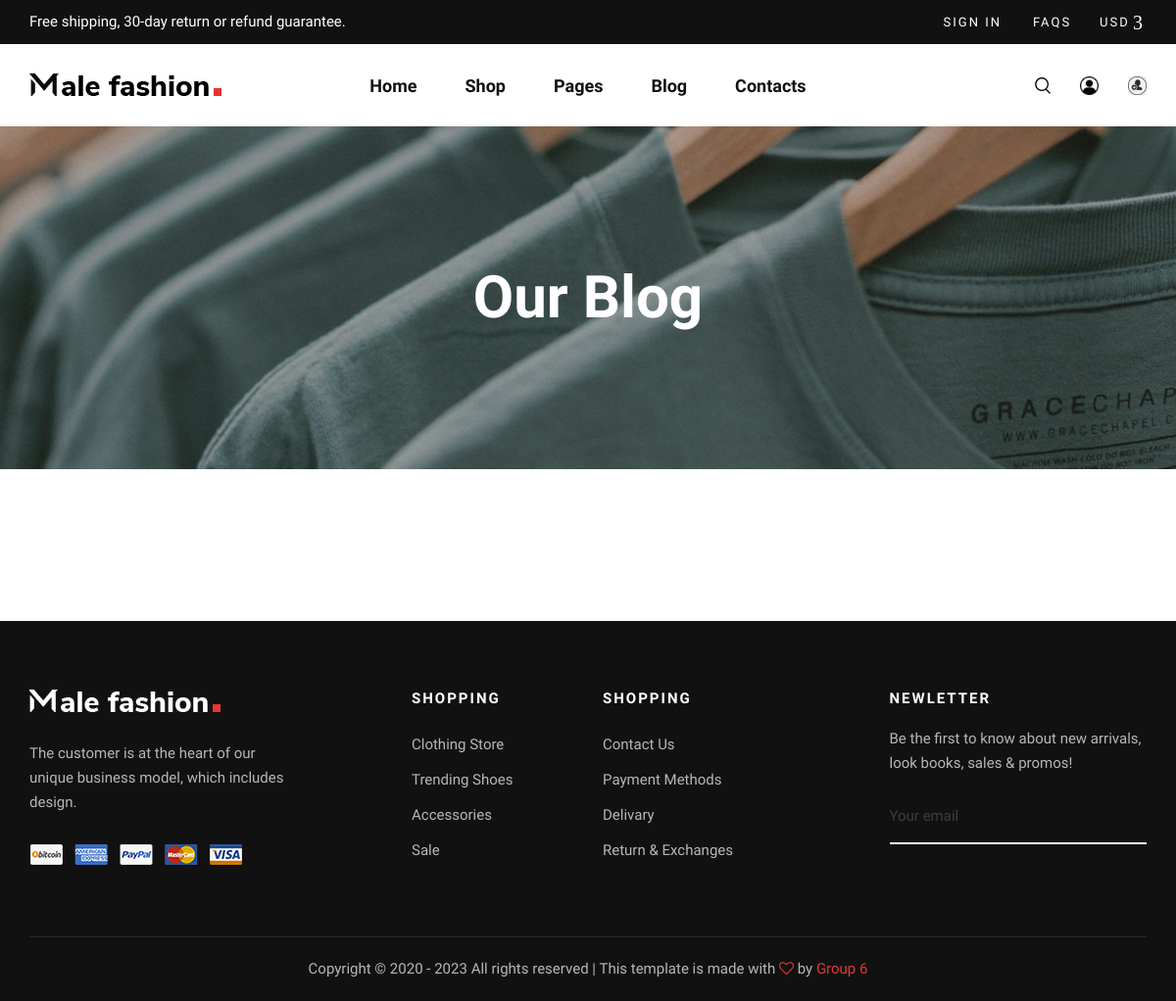
/blog, run on an earlier commit of the app's database.
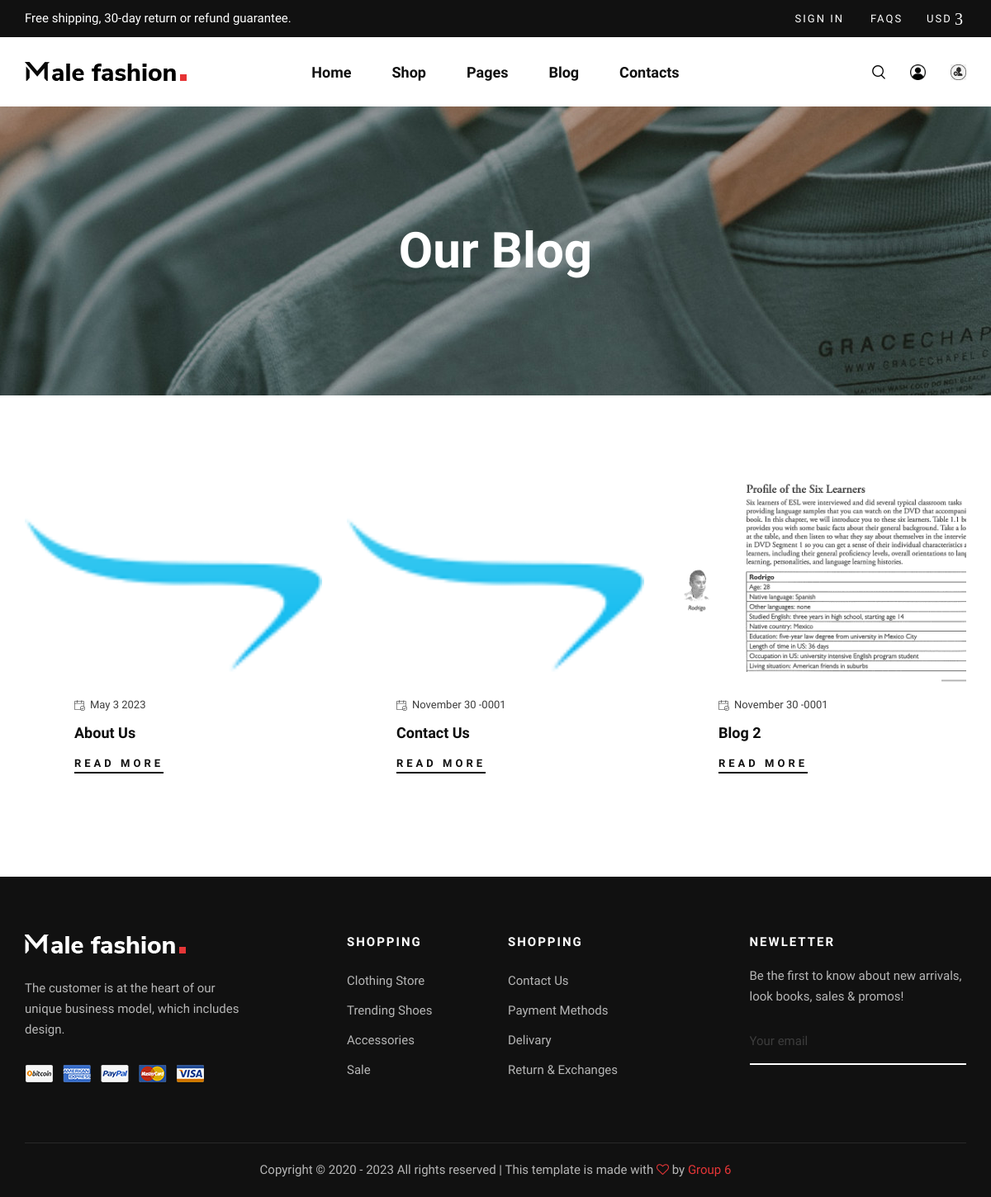
And on a later commit of the database.
### tables this page shows
CREATE TABLE `blogs` (
  `blog_id` int(11) NOT NULL,
  `name` varchar(255) NOT NULL,
  `description` text NOT NULL,
  `meta_title` varchar(255) NOT NULL,
  `image` varchar(255) DEFAULT NULL,
  `top` int(1) NOT NULL DEFAULT 0,
  `sort_order` int(11) NOT NULL DEFAULT 0,
  `status` tinyint(1) NOT NULL DEFAULT 1,
  `createdAt` datetime NOT NULL DEFAULT current_timestamp(),
  `updatedAt` datetime NOT NULL DEFAULT current_timestamp()
);

### model/Blog.php (called while the page is built, shortened)
<?php
require("./conn.php");
class Blog implements Model {
    public static function findAll() {
        global $conn;
        $sql = "SELECT * FROM blogs";
        $stmt = $conn->prepare($sql);
        $stmt->execute();
        return $stmt;
    }
  }
?>

### views/front/layout/blog.php (the view, shortened to what this page needs)
<?php
    require_once("./model/Blog.php");
    $blogs = Blog::findAll();
?>
 <section class="breadcrumb-blog set-bg" data-setbg="public/assets/client/img/breadcrumb-bg.jpg">
        <div class="container">
            <div class="row">
                <div class="col-lg-12">
                    <h2>Our Blog</h2>
                </div>
            </div>
        </div>
    </section>
    <section class="blog spad">
        <div class="container">
            <div class="row">
                <?php
                    if ($blogs->rowCount() > 0) {
                        while($blog = $blogs->fetch(PDO::FETCH_ASSOC)) {
                ?>
                        <div class="col-lg-4 col-md-6 col-sm-6">
                            <div class="blog__item">
                                <div class="blog__item__pic set-bg" data-setbg="<?=$blog["image"] == null ? "/public/assets/no_image.png" : "/public/images/blog/" . $blog["image"]?>"></div>
                                <div class="blog__item__text">
                                    <span><img src="/public/assets/client/img/icon/calendar.png" alt=""><?=date("F j Y", strtotime($blog["createdAt"]))?></span>
                                    <h5><?=$blog["name"]?></h5>
                                    <a href="/post?blog_id=<?=$blog['blog_id']?>">Read More</a>
                                </div>
                            </div>
                        </div>
                <?php
                        }
                    }
                ?>
            </div>
        </div>
    </section>

### index.php (shortened to what this page needs)
<?php
    $relative_path = $_SERVER["REQUEST_URI"];
    $file_path = Route::getRouteFile($relative_path);
    $end_point = strpos($relative_path, "admin") ? "admin" : "front";
    if(strpos($relative_path, "/api/") !== false){
        require_once($file_path);
    }
    else{
?>
<html>
<head>
    <?php
        require_once("./views/" . $end_point . "/component/head.php");
    ?>
</head>
<body>
    <?php
        require_once("./views/" . $end_point . "/component/header.php");
        require_once($file_path);
        require_once("./views/" . $end_point . "/component/footer.php");
    ?>
</body>
</html>
<?php
    }
?>

### views/front/component/head.php (shortened to what this page needs)
<link rel="stylesheet" href="/public/assets/client/css/bootstrap.min.css" type="text/css">
<link rel="stylesheet" href="/public/assets/client/css/font-awesome.min.css" type="text/css">
<link rel="stylesheet" href="/public/assets/client/css/elegant-icons.css" type="text/css">
<link rel="stylesheet" href="/public/assets/client/css/magnific-popup.css" type="text/css">
<link rel="stylesheet" href="/public/assets/client/css/nice-select.css" type="text/css">
<link rel="stylesheet" href="/public/assets/client/css/owl.carousel.min.css" type="text/css">
<link rel="stylesheet" href="/public/assets/client/css/slicknav.min.css" type="text/css">
<link rel="stylesheet" href="/public/assets/client/css/style.css" type="text/css">
<link href="https://cdn.jsdelivr.net/npm/sweetalert2@11.7.3/dist/sweetalert2.min.css" rel="stylesheet">

### views/front/component/header.php (shortened to what this page needs)
<header class="header">
    <div class="header__top">
        <div class="container">
            <div class="row">
                <div class="col-lg-6 col-md-7">
                    <div class="header__top__left">
                        <p>Free shipping, 30-day return or refund guarantee.</p>
                    </div>
                </div>
                <div class="col-lg-6 col-md-5">
                    <div class="header__top__right">
                        <div class="header__top__links">
                            <a href="#">Sign in</a>
                            <a href="#">FAQs</a>
                        </div>
                        <div class="header__top__hover">
                            <span>Usd <i class="arrow_carrot-down"></i></span>
                        </div>
                    </div>
                </div>
            </div>
        </div>
    </div>
    <div class="container">
        <div class="row">
            <div class="col-lg-3 col-md-3">
                <div class="header__logo">
                    <a href="/"><img src="/public/assets/client/img/logo.png" alt=""></a>
                </div>
            </div>
            <div class="col-lg-6 col-md-6">
                <nav class="header__menu mobile-menu">
                    <ul>
                        <li class=""><a href="/">Home</a></li>
                        <li><a href="/shop">Shop</a></li>
                        <li><a href="#">Pages</a>
                        </li>
                        <li><a href="./blog">Blog</a></li>
                        <li><a href="./contact">Contacts</a></li>
                    </ul>
                </nav>
            </div>
            <div class="col-lg-3 col-md-3">
                <div class="header__nav__option">
                    <a href="#" class="search-switch"><img src="/public/assets/client/img/icon/search.png" alt=""></a>
                    <a href="/login" style="width:19px;"><img src="public/assets/client/img/icon/login.jpeg" alt=""></a>
                    <a href="register" style="width:19px;"><img src="public/assets/client/img/icon/register.png" alt=> </a>
                </div>
            </div>
        </div>
    </div>
</header>

### views/front/component/footer.php (shortened to what this page needs)
    <footer class="footer">
        <div class="container">
            <div class="row">
                <div class="col-lg-3 col-md-6 col-sm-6">
                    <div class="footer__about">
                        <div class="footer__logo">
                            <a href="#"><img src="/public/assets/client/img/footer-logo.png" alt=""></a>
                        </div>
                        <p>The customer is at the heart of our unique business model, which includes design.</p>
                        <a href="#"><img src="/public/assets/client/img/payment.png" alt=""></a>
                    </div>
                </div>
                <div class="col-lg-2 offset-lg-1 col-md-3 col-sm-6">
                    <div class="footer__widget">
                        <h6>Shopping</h6>
                        <ul>
                            <li><a href="#">Clothing Store</a></li>
                            <li><a href="#">Trending Shoes</a></li>
                            <li><a href="#">Accessories</a></li>
                            <li><a href="#">Sale</a></li>
                        </ul>
                    </div>
                </div>
                <div class="col-lg-2 col-md-3 col-sm-6">
                    <div class="footer__widget">
                        <h6>Shopping</h6>
                        <ul>
                            <li><a href="#">Contact Us</a></li>
                            <li><a href="#">Payment Methods</a></li>
                            <li><a href="#">Delivary</a></li>
                            <li><a href="#">Return & Exchanges</a></li>
                        </ul>
                    </div>
                </div>
                <div class="col-lg-3 offset-lg-1 col-md-6 col-sm-6">
                    <div class="footer__widget">
                        <h6>NewLetter</h6>
                        <div class="footer__newslatter">
                            <p>Be the first to know about new arrivals, look books, sales & promos!</p>
                            <form action="#">
                                <input type="text" placeholder="Your email">
                                <button type="submit"><span class="icon_mail_alt"></span></button>
                            </form>
                        </div>
                    </div>
                </div>
            </div>
            <div class="row">
                <div class="col-lg-12 text-center">
                    <div class="footer__copyright__text">
                        <p>Copyright © 2020 -
                            All rights reserved | This template is made with <i class="fa fa-heart-o"
                            aria-hidden="true"></i> by <a href="https://colorlib.com" target="_blank">Group 6</a>
                        </p>
                    </div>
                </div>
            </div>
        </div>
    </footer>
</body>
</html>

What changed in the data, as far as the page shows it:
added blogs: createdAt "May 3 2023", name "About Us"
added blogs: createdAt "November 30 -0001", name "Contact Us"
added blogs: shows a picture, createdAt "November 30 -0001", name "Blog 2"
